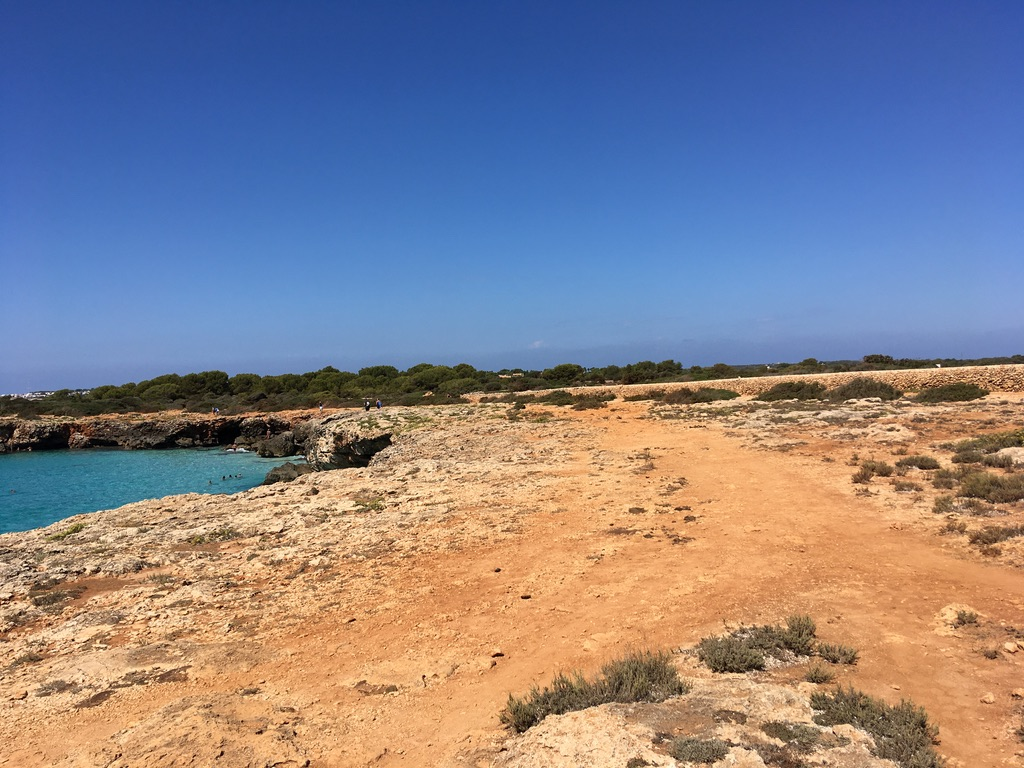
#> input picture collage-images/1.jpeg, 1024 x 768 px; its folder holds only this picture in this run
$ python collage.py
#> lines starting #> are read from the running program, lines starting #| are printed output that depends on the picture
### image_helpers.py
from pathlib import Path

import cv2


def resize(original_image, scale_percentage=None, width=None, height=None):
    """
    resize an image to a % of the original or to specific dimwnsions

    :param scale_percentage: percentage to which scale image
    :param width: width if scale_percentage is None
    :param height: height if scale_percentage is None

    :return: resized image
    """
    print(f'{original_image.shape=}')
    original_height, original_width, _ = original_image.shape

    if scale_percentage:
        w = int(original_width * scale_percentage / 100)
        h = int(original_height * scale_percentage / 100)
    elif width and height:
        w = width
        h = height
    else:
        raise ValueError('Either scale_percentage or width and height must be valorized!')

    # invert width and height
    dsize = w, h
    print(f'{dsize=}')

    resized_image = cv2.resize(original_image, dsize)
    print(f'{resized_image.shape=}')

    return resized_image


# [35 lines left out: functions resize_imagefile, get_points_from_rectangle, not called in this run]

### collage.py
import cv2
import numpy
from pathlib import Path

import image_helpers

columns = 3
rows = 2

hmargin = 40
vmargin = 20

image_paths = [file.__str__() for file in Path('collage-images/').glob('*')]
images = []
for path in image_paths:
    image = cv2.imread(path)
#> image is the input picture: shape (768, 1024, 3); mean B, G, R 141.8, 130.6, 133.8
    height, width, depth = image.shape
    # print(f'{path=}, {image.shape=}')
    image_dict = dict(path=path, image=image, height=height, width=width, depth=depth)
#> image_dict = 5 items
    images.append(image_dict)


max_height = max(item['height'] for item in images)
#> max_height = 768
max_width = max(item['width'] for item in images)
#> max_width = 1024
max_depth = max(item['depth'] for item in images)
#> max_depth = 3

big_image = numpy.zeros(
                    (
                        max_height * rows + hmargin * (rows + 1),
                        max_width * columns + vmargin * (columns + 1),
                        max_depth
                    ),
                    numpy.uint8
            )

big_image.fill(255)
#> big_image: shape (1656, 3152, 3); every value is 255
big_image[:] = [255, 255, 255]

positions = [(x, y) for x in range(columns) for y in range(rows)]

for (pos_x, pos_y), image_dict in zip(positions, images):
    path = image_dict['path']
    width = image_dict['width']
    height = image_dict['height']
    image = image_dict['image']

    x = pos_x * (width + vmargin) + vmargin
    y = pos_y * (height + hmargin) + hmargin

    big_image[y:y+height, x:x+width] = image
#> this loop made 1 pass
#> (pos_x, pos_y, path, width, height, x, y) on pass 1: (0, 0, 'collage-images/1.jpeg', 1024, 768, 20, 40)
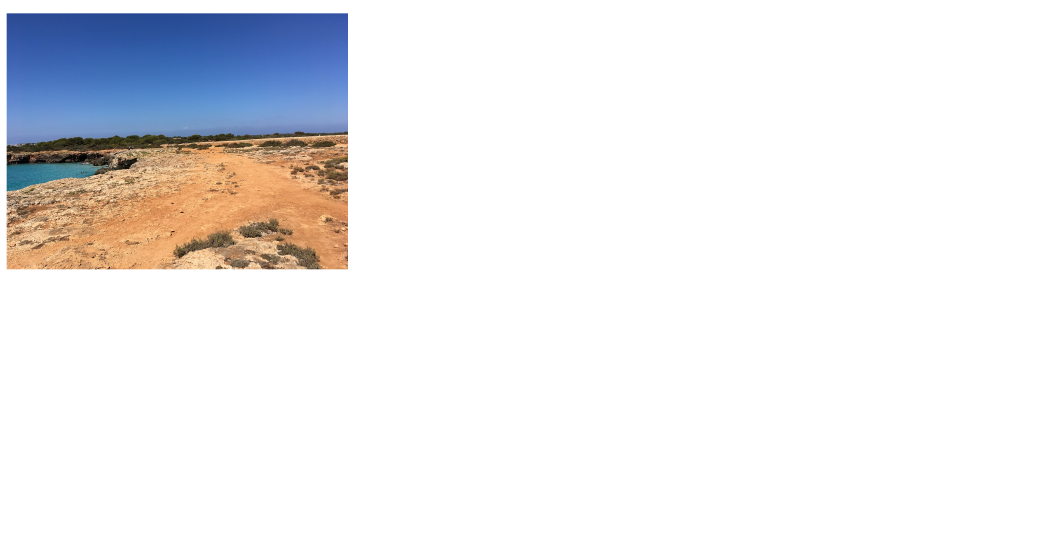
#> big_image: shape (1656, 3152, 3) (shown at 1/3 size); mean of channels 0, 1, 2 237.9, 236.3, 236.7; drawn as B, G, R


small_image = image_helpers.resize(big_image, width=800, height=600)
#| original_image.shape=(1656, 3152, 3)
#> in resize, `resized_image = cv2.resize(original_image, dsize)`:
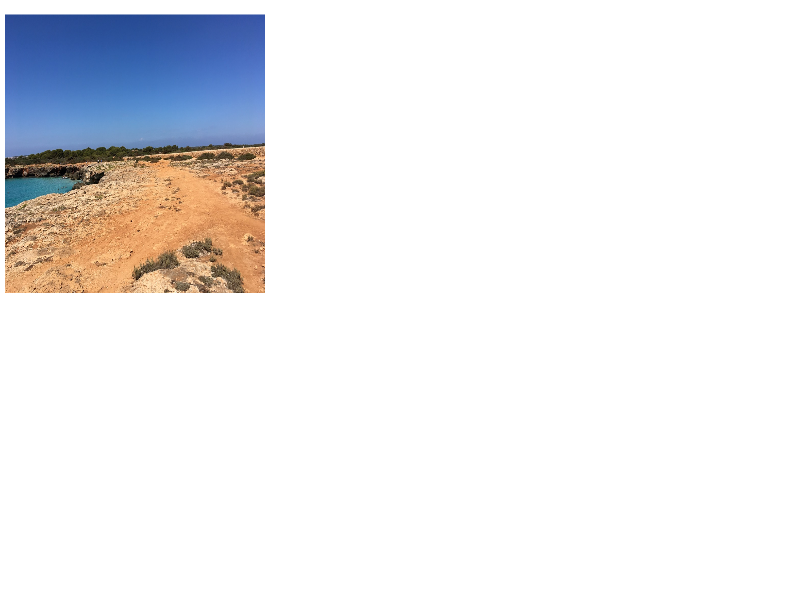
#> resized_image: shape (600, 800, 3); mean of channels 0, 1, 2 237.9, 236.2, 236.7; drawn as B, G, R
#| resized_image.shape=(600, 800, 3)
cv2.imshow('', small_image)
cv2.waitKey(0)

$ run again, on collage-images/5.jpeg
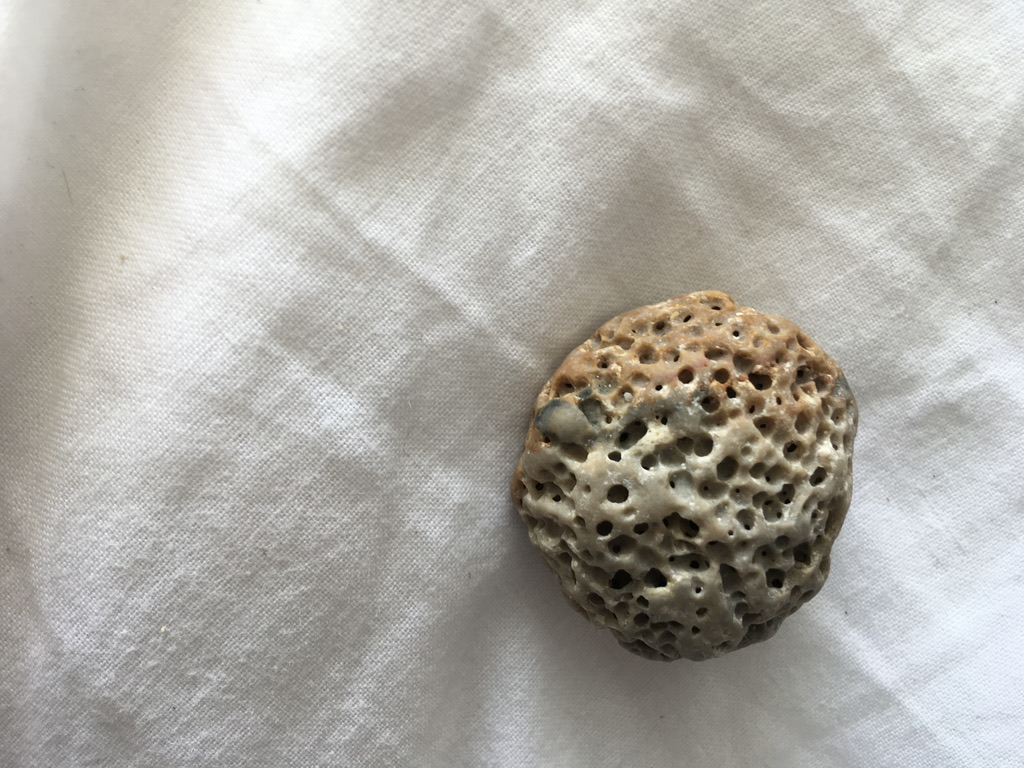
#> input picture collage-images/5.jpeg, 1024 x 768 px
#> image is the input picture: shape (768, 1024, 3); mean B, G, R 165.9, 172.5, 174.8
#> image_dict = 5 items
#> max_height = 768
#> max_width = 1024
#> max_depth = 3
#> the loop `for (pos_x, pos_y), image_dict in zip(positions, images):` made 1 pass
#> (pos_x, pos_y, path, width, height, x, y) on pass 1: (0, 0, 'collage-images/5.jpeg', 1024, 768, 20, 40)
#> after the loop `for (pos_x, pos_y), image_dict in zip(positions, images):`:
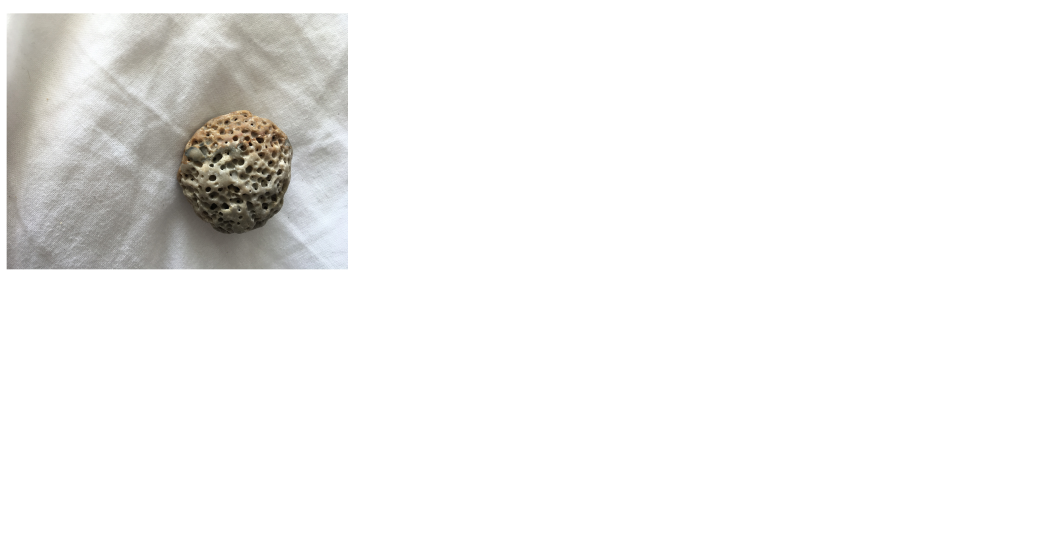
#> big_image: shape (1656, 3152, 3) (shown at 1/3 size); mean of channels 0, 1, 2 241.6, 242.6, 242.9; drawn as B, G, R
#| original_image.shape=(1656, 3152, 3)
#> in resize, `resized_image = cv2.resize(original_image, dsize)`:
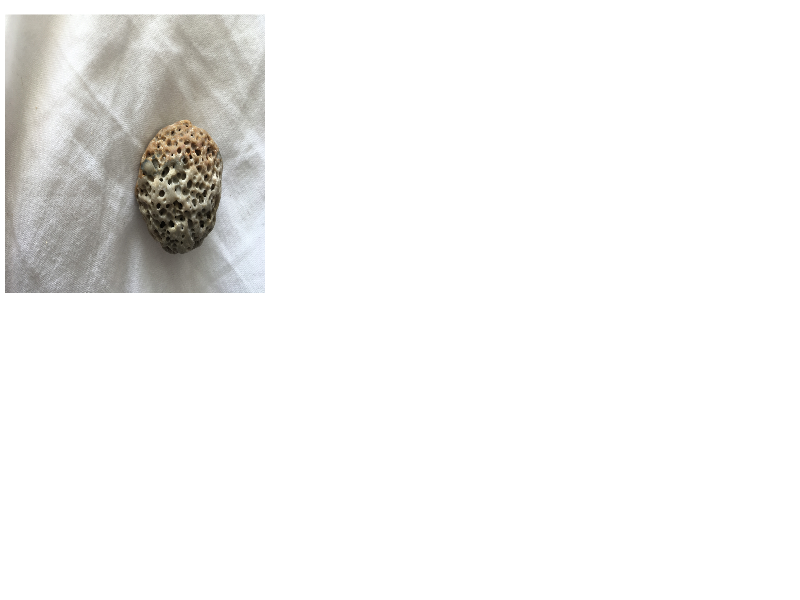
#> resized_image: shape (600, 800, 3); mean of channels 0, 1, 2 241.5, 242.5, 242.9; drawn as B, G, R
#| resized_image.shape=(600, 800, 3)

$ run again, on collage-images/6.jpeg
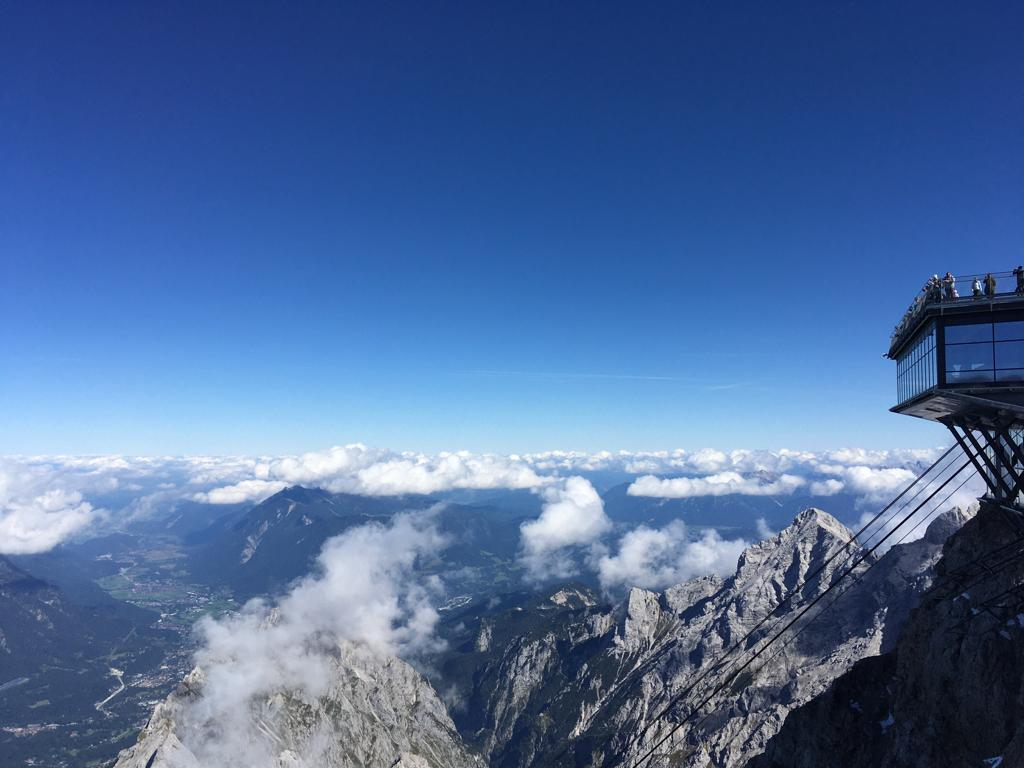
#> input picture collage-images/6.jpeg, 1024 x 768 px
#> image is the input picture: shape (768, 1024, 3); mean B, G, R 157.3, 108.8, 78.1
#> image_dict = 5 items
#> max_height = 768
#> max_width = 1024
#> max_depth = 3
#> the loop `for (pos_x, pos_y), image_dict in zip(positions, images):` made 1 pass
#> (pos_x, pos_y, path, width, height, x, y) on pass 1: (0, 0, 'collage-images/6.jpeg', 1024, 768, 20, 40)
#> after the loop `for (pos_x, pos_y), image_dict in zip(positions, images):`:
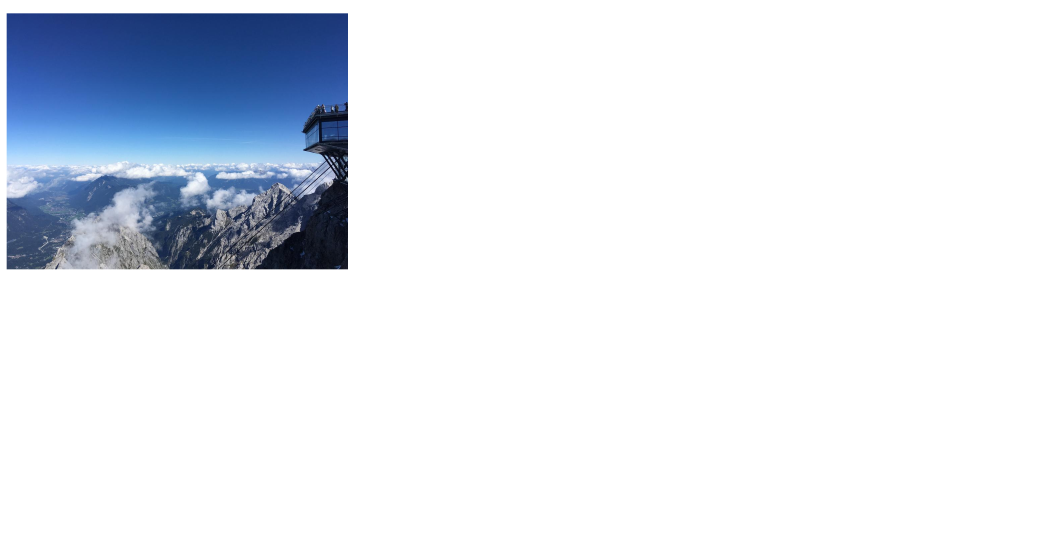
#> big_image: shape (1656, 3152, 3) (shown at 1/3 size); mean of channels 0, 1, 2 240.3, 233, 228.4; drawn as B, G, R
#| original_image.shape=(1656, 3152, 3)
#> in resize, `resized_image = cv2.resize(original_image, dsize)`:
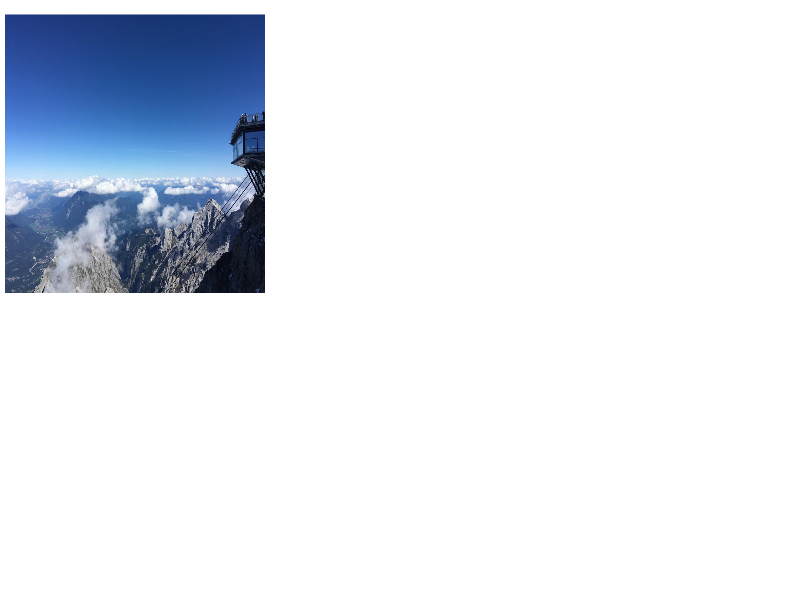
#> resized_image: shape (600, 800, 3); mean of channels 0, 1, 2 240.2, 232.9, 228.3; drawn as B, G, R
#| resized_image.shape=(600, 800, 3)

$ run again, on collage-images/2.jpeg
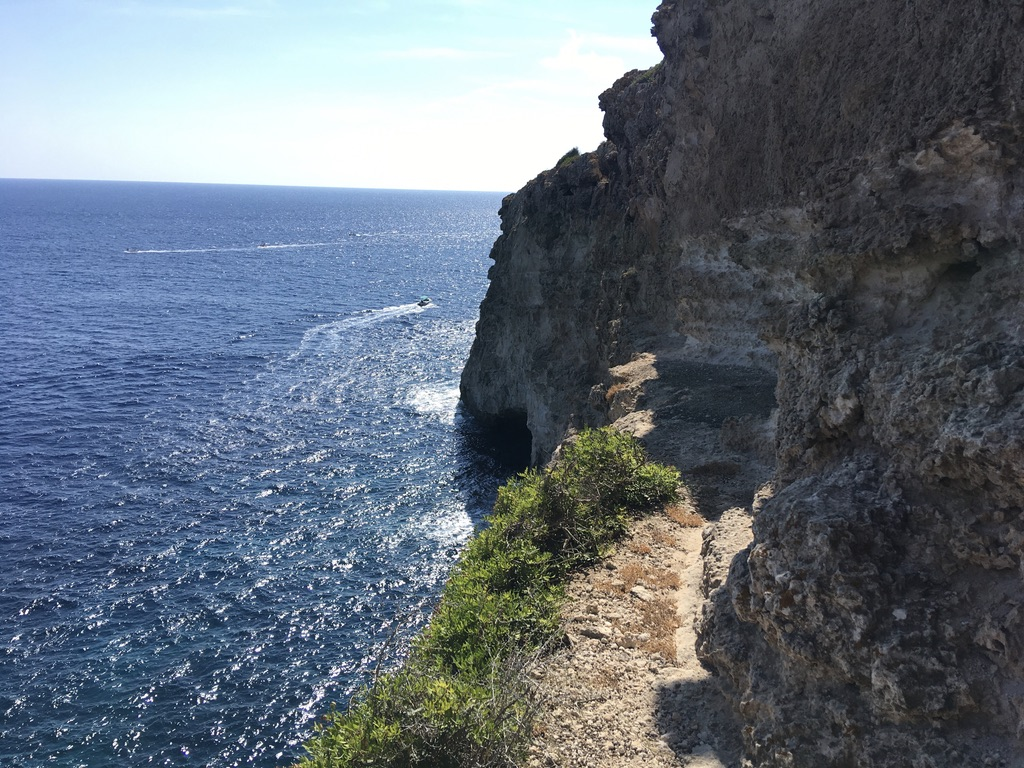
#> input picture collage-images/2.jpeg, 1024 x 768 px
#> image is the input picture: shape (768, 1024, 3); mean B, G, R 121.2, 109.8, 99.7
#> image_dict = 5 items
#> max_height = 768
#> max_width = 1024
#> max_depth = 3
#> the loop `for (pos_x, pos_y), image_dict in zip(positions, images):` made 1 pass
#> (pos_x, pos_y, path, width, height, x, y) on pass 1: (0, 0, 'collage-images/2.jpeg', 1024, 768, 20, 40)
#> after the loop `for (pos_x, pos_y), image_dict in zip(positions, images):`:
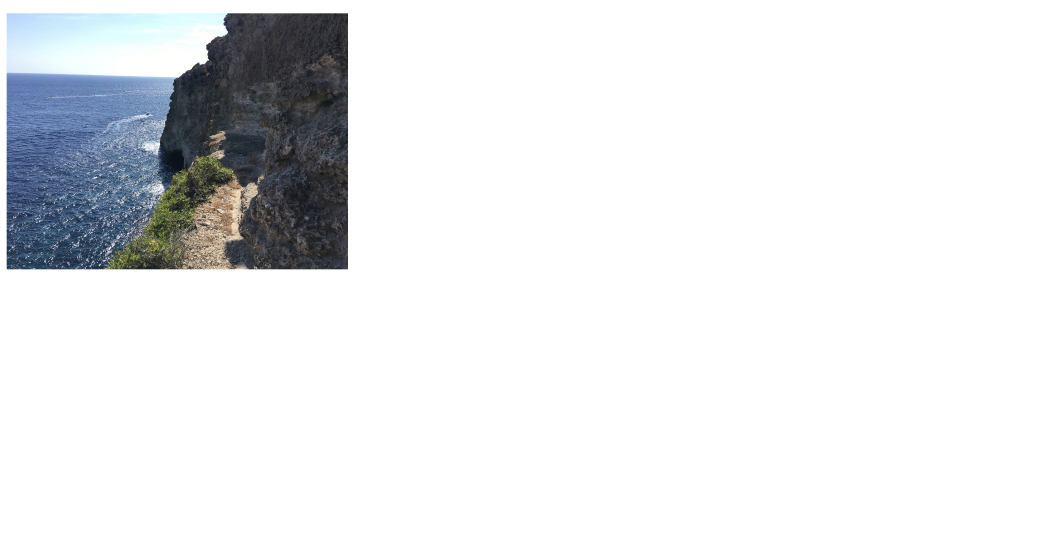
#> big_image: shape (1656, 3152, 3) (shown at 1/3 size); mean of channels 0, 1, 2 234.8, 233.1, 231.6; drawn as B, G, R
#| original_image.shape=(1656, 3152, 3)
#> in resize, `resized_image = cv2.resize(original_image, dsize)`:
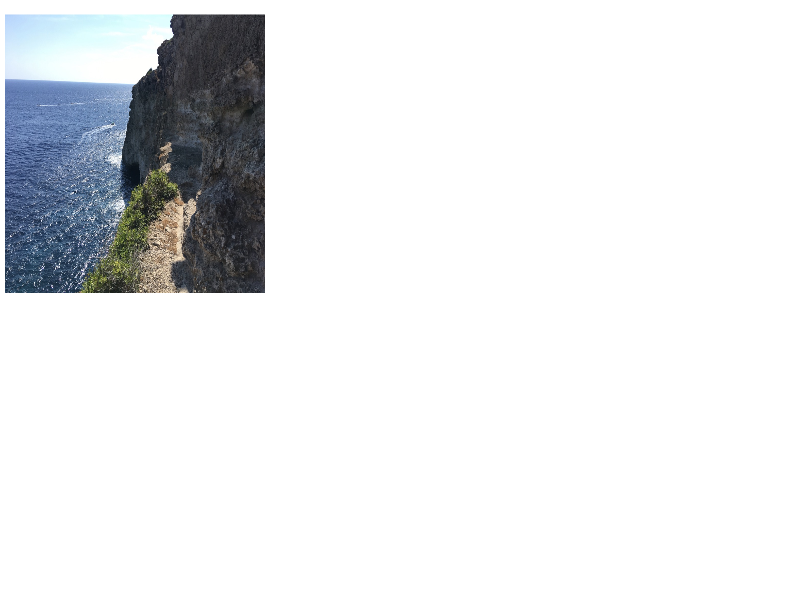
#> resized_image: shape (600, 800, 3); mean of channels 0, 1, 2 234.8, 233.1, 231.5; drawn as B, G, R
#| resized_image.shape=(600, 800, 3)
